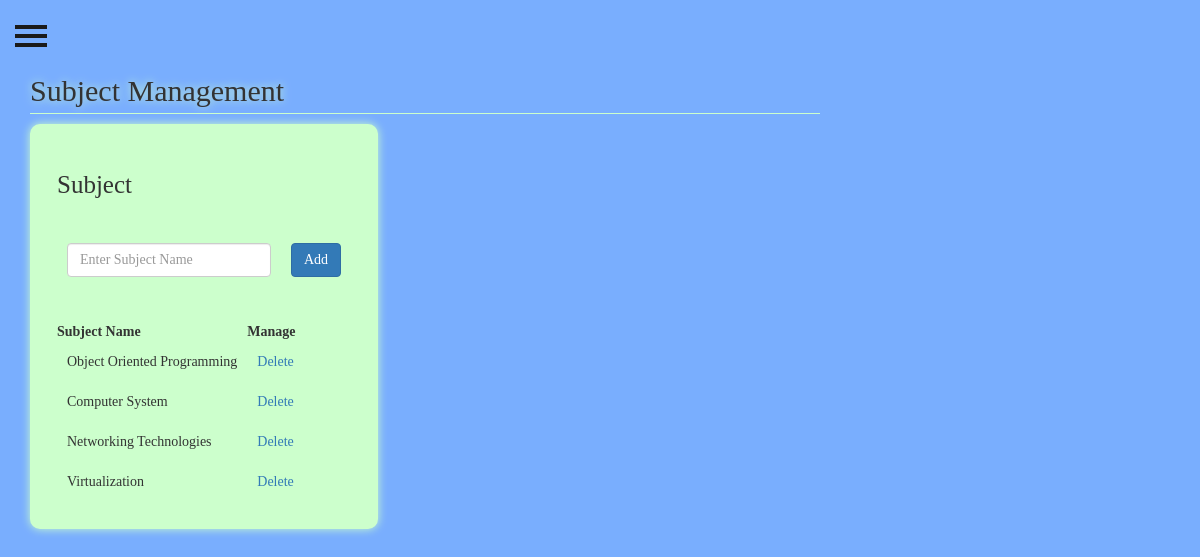
/subjectmanagement.php (signed in), run on the app's committed database.
### tables this page shows
CREATE TABLE `subject` (
  `subject_id` int(11) NOT NULL,
  `subject_name` varchar(255) NOT NULL
);

### functions.php (called while the page is built, shortened)
<?php
	function get($query,$conn){
		try{
			$stmt = $conn->prepare($query);
			$stmt->execute();
			return $stmt;
		}catch(PDOException $e){
			$e->getMessage();
		}
	}
?>

### subjectmanagement.php (the view, shortened to what this page needs)
<?php  session_start();
    require 'functions.php';
    $conn = connect();
    if($conn){
    if($_SESSION['auth']){
        $subjectQuery = 'Select * from subject';
        $subjectResult = get($subjectQuery,$conn);
    }else {
        header("Location:index.php");
    }
}
?>
<!DOCTYPE html>
<html lang="en">
<head>
    <link href="css/bootstrap.min.css" rel="stylesheet">
    <link rel="stylesheet" type="text/css" href="css/style.css">
    <link rel="stylesheet" type="text/css" href="https://cdn.datatables.net/v/dt/dt-1.10.16/datatables.min.css"/>
    <link rel="stylesheet" href="//code.jquery.com/ui/1.12.1/themes/base/jquery-ui.css">
    <link rel="stylesheet" href="/resources/demos/style.css">
</head>
<body>
    <div id="wrapper">
        <div id="page-content-wrapper">
            <button type="button" class="hamburger is-closed" data-toggle="offcanvas">
                <span class="hamb-top"></span>
                <span class="hamb-middle"></span>
                <span class="hamb-bottom"></span>
            </button>
            <div class="container">
            <p id="projectname" >Subject Management</p>
            <div id="panel">
                <h1>Subject</h1>
                <form action="#" method="post" class="form-group">
                <table>
                    <tr>
                        <td>
                            <input type="text" name="subjectName" placeholder="Enter Subject Name" class="form-control">
                        </td>
                        <td>
                            <input type="submit" name="subAdd" value="Add" class="btn btn-md btn-primary">
                        </td>
                    </tr>
                </table>
                </form>
                <table id="student">
                    <thead>
                        <tr>
                            <th>Subject Name</th>
                            <th>Manage</th>
                        </tr>
                    </thead>
                    <tbody>
                        <?php while($row = $subjectResult->fetch()): ?>
                            <?= "<tr>
                                <td>".$row['subject_name']."</td>
                                <td><a href='deletesubject.php?id=$row[subject_id]'>Delete</a> </td>
                                </tr>";
                            ?>
                            <?php endwhile; ?>
                    </tbody>
                </table>
            </div>
            </div>
        </div>
    </div>
</body>
</html>

### css/style.css (style rules this page uses)
body { position: relative; overflow-x: hidden; background:rgb(121,174,254); font-family:Kozuka Gothic Pr6N; }
body, html { height: 100%; }
#wrapper { padding-left: 0; -webkit-transition: all 0.5s ease; -moz-transition: all 0.5s ease; -o-transition: all 0.5s ease; transition: all 0.5s ease; }
#page-content-wrapper { width: 100%; padding-top: 70px; }
.hamburger { position: fixed; top: 20px; z-index: 999; display: block; width: 32px; height: 32px; margin-left: 15px; background: transparent; border: none; }
.hamburger.is-closed:before { content: ''; display: block; width: 100px; font-size: 14px; color: #fff; line-height: 32px; text-align: center; opacity: 0; -webkit-transform: translate3d(0,0,0); -webkit-transition: all .35s ease-in-out; }
.hamburger.is-closed .hamb-top, .hamburger.is-closed .hamb-middle, .hamburger.is-closed .hamb-bottom, .hamburger.is-open .hamb-top, .hamburger.is-open .hamb-middle, .hamburger.is-open .hamb-bottom { position: absolute; left: 0; height: 4px; width: 100%; }
.hamburger.is-closed .hamb-top, .hamburger.is-closed .hamb-middle, .hamburger.is-closed .hamb-bottom { background-color: #1a1a1a; }
.hamburger.is-closed .hamb-top { top: 5px; -webkit-transition: all .35s ease-in-out; }
.hamburger.is-closed .hamb-middle { top: 50%; margin-top: -2px; }
.hamburger.is-closed .hamb-bottom { bottom: 5px; -webkit-transition: all .35s ease-in-out; }
#projectname { font-size: 30px; font-family: Trajan Pro; }
#projectname { position: relative; }
#panel { background:rgb(204,255,204); padding: 25px; position: absolute; border: 2px solid rgb(204,255,204); box-shadow: 0 0 10px rgb(204,255,204); border-radius: 10px; }
#panel h1 { font-family: Trajan Pro; font-size: 25px; }
#panel table { margin-top: 35px; }
#panel table tr td { padding: 10px; }
#projectname { border-bottom: 1px solid rgb(204,255,204); width: 790px; text-shadow: 0 0 10px rgb(204,255,204); }

### data on the page
subject: subject_name "Object Oriented Programming"
subject: subject_name "Computer System"
subject: subject_name "Networking Technologies"
subject: subject_name "Virtualization"
